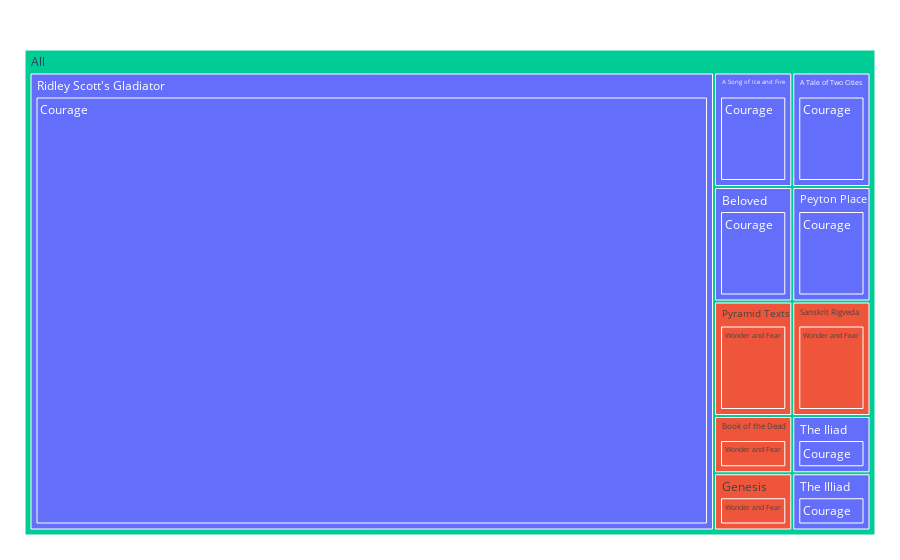

The cell this chart's notebook holds for it:
### Code cell
%%time

# groupby : source narrative, experience, benefit, reader

tree = data.groupby(['source_narrative', 'experience']).size().to_frame('count').reset_index()

fig = px.treemap(tree, path=[px.Constant("All"), 'source_narrative', 'experience'], values='count',
                  color='experience') #, hover_data=['iso_alpha'],
                #   color_continuous_s cale='RdBu',
                #   color_continuous_midpoint=np.average(tree['lifeExp'], weights=tree['pop']))
                  
fig.update_layout(margin = dict(t=50, l=25, r=25, b=25))

### Figure 1 — Plotly figure (JSON) as saved in the notebook; plotly's stock layout.template omitted (floating-point values rounded to 4 significant figures)
{"data": [{"branchvalues": "total", "customdata": [["Courage"], ["Courage"], ["Courage"], ["Courage"], ["Wonder and Fear"], ["Wonder and Fear"], ["Wonder and Fear"], ["Courage"], ["Courage"], ["Courage"], ["Wonder and Fear"], ["Courage"], ["Courage"], ["Courage"], ["Wonder and Fear"], ["Wonder and Fear"], ["Courage"], ["Wonder and Fear"], ["Courage"], ["Wonder and Fear"], ["Courage"], ["Courage"], ["(?)"]], "domain": {"x": [0, 1], "y": [0, 1]}, "hovertemplate": "labels=%{label}<br>count=%{value}<br>parent=%{parent}<br>id=%{id}<br>experience=%{customdata[0]}<extra></extra>", "ids": ["All/A Song of Ice and Fire/Courage", "All/A Tale of Two Cities/Courage", "All/Beloved/Courage", "All/The Iliad/Courage", "All/Book of the Dead/Wonder and Fear", "All/Pyramid Texts/Wonder and Fear", "All/Sanskrit Rigveda/Wonder and Fear", "All/Peyton Place/Courage", "All/Ridley Scott's Gladiator/Courage", "All/The Illiad/Courage", "All/Genesis/Wonder and Fear", "All/A Song of Ice and Fire", "All/A Tale of Two Cities", "All/Beloved", "All/Book of the Dead", "All/Genesis", "All/Peyton Place", "All/Pyramid Texts", "All/Ridley Scott's Gladiator", "All/Sanskrit Rigveda", "All/The Iliad", "All/The Illiad", "All"], "labels": ["Courage", "Courage", "Courage", "Courage", "Wonder and Fear", "Wonder and Fear", "Wonder and Fear", "Courage", "Courage", "Courage", "Wonder and Fear", "A Song of Ice and Fire", "A Tale of Two Cities", "Beloved", "Book of the Dead", "Genesis", "Peyton Place", "Pyramid Texts", "Ridley Scott's Gladiator", "Sanskrit Rigveda", "The Iliad", "The Illiad", "All"], "marker": {"colors": ["#636efa", "#636efa", "#636efa", "#636efa", "#EF553B", "#EF553B", "#EF553B", "#636efa", "#636efa", "#636efa", "#EF553B", "#636efa", "#636efa", "#636efa", "#EF553B", "#EF553B", "#636efa", "#EF553B", "#636efa", "#EF553B", "#636efa", "#636efa", "#00cc96"]}, "name": "", "parents": ["All/A Song of Ice and Fire", "All/A Tale of Two Cities", "All/Beloved", "All/The Iliad", "All/Book of the Dead", "All/Pyramid Texts", "All/Sanskrit Rigveda", "All/Peyton Place", "All/Ridley Scott's Gladiator", "All/The Illiad", "All/Genesis", "All", "All", "All", "All", "All", "All", "All", "All", "All", "All", "All", ""], "type": "treemap", "values": [2, 2, 2, 1, 1, 2, 2, 2, 70, 1, 1, 2, 2, 2, 1, 1, 2, 2, 70, 2, 1, 1, 86]}], "layout": {"legend": {"tracegroupgap": 0}, "margin": {"b": 25, "l": 25, "r": 25, "t": 50}}}
